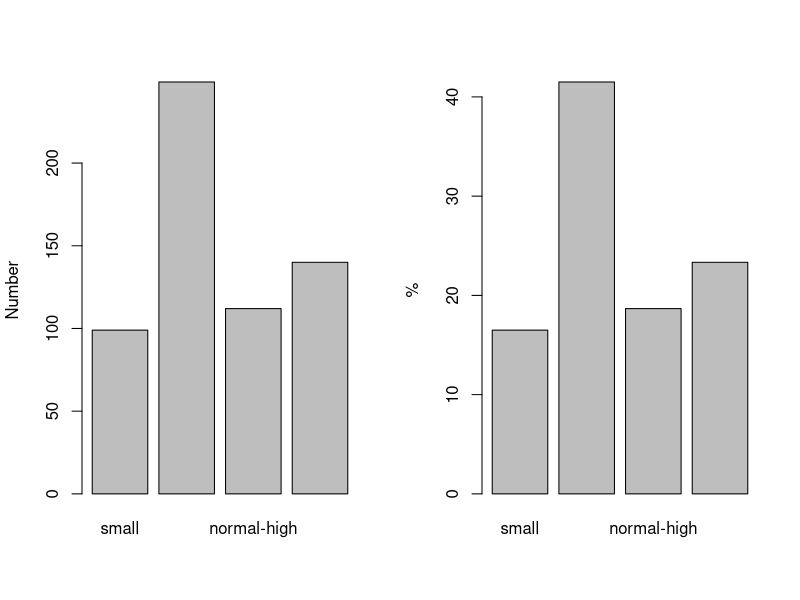
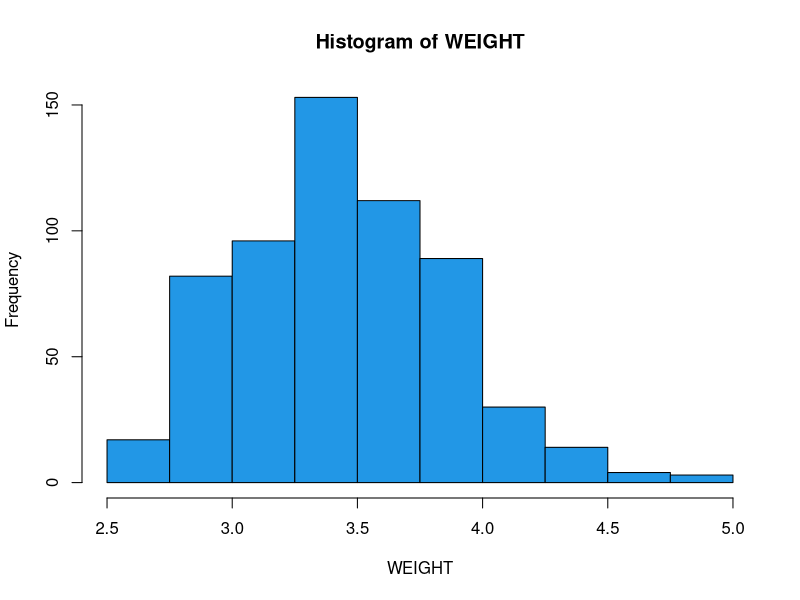

R code for these plots, in order: (Note: this script raises an error after producing the figures.)
rm(list=ls())

bf.dat <- read.csv("bfdataFORCLASS.csv")
summary(bf.dat[bf.dat$time==0,4:8])
sml.dat <- bf.dat[bf.dat$time==0,]
attach(sml.dat)

wt.grp <- cut(WEIGHT,c(2.5,3,3.5,3.75,5))
table(wt.grp)
round(table(wt.grp)/length(wt.grp)*100,1)
levels(wt.grp) <- c("small","normal-low","normal-high","big")

table(wt.grp[status==0])
sum(table(wt.grp[status==0]))
table(wt.grp[status==1])
sum(table(wt.grp[status==1]))


#postscript("bfBarPlot.eps",horiz=F)
par(mfrow=c(1,2))
barplot(table(wt.grp),ylab="Number") 
barplot(table(wt.grp)/length(wt.grp)*100,ylab="%") 
dev.off()

cbind(table(cut(WEIGHT,seq(2.5,5,.25))),round(as.vector(table(cut(WEIGHT,seq(2.5,5,.25)))/length(wt.grp)*100),1))
hist(WEIGHT,seq(2.5,5,.25),col=4)

col2 <- round(as.numeric(col1*100/sum(col1)),2)
cbind(col1,col2)
hist(left[tx==0],breaks=seq(20.5,25.5,.5),col=3,xlab="Left leg length -- controls",main="")

#postscript("bfHists.eps",horiz=F)
par(mfrow=c(2,2))
hist(WEIGHT,breaks=seq(2.5,5.1,.05),col=4,xlab="Birthweight",main="")
hist(WEIGHT,breaks=seq(2.5,5.1,.15),col=4,xlab="Birthweight",main="")
hist(WEIGHT,breaks=seq(2.5,5.1,.35),col=4,xlab="Birthweight",main="")
hist(WEIGHT,breaks=seq(2.5,5.5,.7),col=4,xlab="Birthweight",main="")
dev.off()

plot(rep(1,length(WEIGHT)),WEIGHT,
          xlab="",ylab="Birthweight",main="",axes=F,col=4)
axis(2) 

stem(WEIGHT)

x <- round(rnorm(15)*10)
sort(x)
stem(x)

boxplot(WEIGHT,ylab="Birthweight",col=3)
boxplot(WEIGHT~status,ylab="Birthweight",names=c("Control","Intervention"),col=c(7,4))

LLC.dens <- density(WEIGHT)
LLC.dens$x[LLC.dens$y==max(LLC.dens$y)]
plot(LLC.dens$x,LLC.dens$y,type="l",lwd=3,xlab="Leg Length",ylab="Proportion")
plot(LLC.dens$x,cumsum(LLC.dens$y)/sum(LLC.dens$y),type="l",lwd=3,xlab="Leg Length",ylab="Cumulative distribution")

#postscript("bfPDFs.eps",horiz=F)
par(mfrow=c(2,2))
LLC.dens <- density(WEIGHT,bw=.025)
plot(LLC.dens$x,LLC.dens$y,type="l",lwd=3,xlab="Leg Length",ylab="Proportion",main="bw=0.025")
LLC.dens <- density(WEIGHT,bw=.05)
plot(LLC.dens$x,LLC.dens$y,type="l",lwd=3,xlab="Leg Length",ylab="Proportion",main="bw=0.05")
LLC.dens <- density(WEIGHT)
plot(LLC.dens$x,LLC.dens$y,type="l",lwd=3,xlab="Leg Length",ylab="Proportion",main="Default bw")
LLC.dens <- density(WEIGHT,bw=.25)
plot(LLC.dens$x,LLC.dens$y,type="l",lwd=3,xlab="Leg Length",ylab="Proportion",main="bw=.25")
dev.off()


##### TWO VARIABLES

cbind(table(cut(WEIGHT[status==0],seq(2.5,5,.25))),round(as.vector(table(cut(WEIGHT[status==1],seq(2.5,5,.25)))),1))

stem(WEIGHT[status==0])
stem(WEIGHT[status==1])

#postscript("bfScatter1.eps",horiz=F)
plot(bf.dat$WEIGHT[bf.dat$time==0],bf.dat$WEIGHT[bf.dat$time==6],ylab="Weight at 6 months (kg)",xlab="Birthweight (kg)",col=4)
dev.off()
#postscript("bfScatter2.eps",horiz=F)
plot(bf.dat$WEIGHT[bf.dat$time==0],bf.dat$WEIGHT[bf.dat$time==6],ylab="Weight at 6 months (kg)",xlab="Birthweight (kg)",col=4)
lines(lowess(bf.dat$WEIGHT[bf.dat$time==0][!is.na(bf.dat$WEIGHT[bf.dat$time==6])],bf.dat$WEIGHT[bf.dat$time==6][!is.na(bf.dat$WEIGHT[bf.dat$time==6])]),col=4,lwd=2)
dev.off()
#postscript("bfScatter3.eps",horiz=F)
plot(bf.dat$WEIGHT[bf.dat$time==0 & bf.dat$status==0],bf.dat$WEIGHT[bf.dat$time==6 & bf.dat$status==0],ylab="Weight at 6 months (kg)",xlab="Birthweight (kg)",col=4)
points(bf.dat$WEIGHT[bf.dat$time==0 & bf.dat$status==1],bf.dat$WEIGHT[bf.dat$time==6 & bf.dat$status==1],col=3,pch=2)
legend(4.25,7,c("Control","Intervention"),col=c(3,4),pch=c(2,1))
dev.off()
#postscript("bfScatter4.eps",horiz=F)
plot(bf.dat$WEIGHT[bf.dat$time==0 & bf.dat$status==0],bf.dat$WEIGHT[bf.dat$time==6 & bf.dat$status==0],ylab="Weight at 6 months (kg)",xlab="Birthweight (kg)",col=4)
lines(lowess(bf.dat$WEIGHT[bf.dat$time==0 & bf.dat$status==0][!is.na(bf.dat$WEIGHT[bf.dat$time==6 & bf.dat$status==0])],
      bf.dat$WEIGHT[bf.dat$time==6 & bf.dat$status==0][!is.na(bf.dat$WEIGHT[bf.dat$time==6 & bf.dat$status==0])]),col=4,lwd=2)
points(bf.dat$WEIGHT[bf.dat$time==0 & bf.dat$status==1],bf.dat$WEIGHT[bf.dat$time==6 & bf.dat$status==1],col=3,pch=2)
lines(lowess(bf.dat$WEIGHT[bf.dat$time==0 & bf.dat$status==1][!is.na(bf.dat$WEIGHT[bf.dat$time==6 & bf.dat$status==1])],
      bf.dat$WEIGHT[bf.dat$time==6 & bf.dat$status==1][!is.na(bf.dat$WEIGHT[bf.dat$time==6 & bf.dat$status==1])]),col=3,lwd=2)
legend(4.25,7,c("Control","Intervention"),col=c(3,4),pch=c(2,1))
dev.off()


### time series
mean.wt <- c(mean(bf.dat$WEIGHT[bf.dat$time==0],na.rm=T),mean(bf.dat$WEIGHT[bf.dat$time==1],na.rm=T),
   mean(bf.dat$WEIGHT[bf.dat$time==2],na.rm=T),mean(bf.dat$WEIGHT[bf.dat$time==3],na.rm=T),
   mean(bf.dat$WEIGHT[bf.dat$time==6],na.rm=T),mean(bf.dat$WEIGHT[bf.dat$time==9],na.rm=T),
   mean(bf.dat$WEIGHT[bf.dat$time==12],na.rm=T))
age <- c(0,1,2,3,6,9,12)
#postscript("bfTime1.eps",horiz=F)
plot(age,mean.wt,type="l",lwd=2,ylab="Average weight",xlab="Age (months)")
dev.off()

mean.wt0 <- c(mean(bf.dat$WEIGHT[bf.dat$time==0 & bf.dat$status==0],na.rm=T),mean(bf.dat$WEIGHT[bf.dat$time==1 & bf.dat$status==0],na.rm=T),
   mean(bf.dat$WEIGHT[bf.dat$time==2 & bf.dat$status==0],na.rm=T),mean(bf.dat$WEIGHT[bf.dat$time==3 & bf.dat$status==0],na.rm=T),
   mean(bf.dat$WEIGHT[bf.dat$time==6 & bf.dat$status==0],na.rm=T),mean(bf.dat$WEIGHT[bf.dat$time==9 & bf.dat$status==0],na.rm=T),
   mean(bf.dat$WEIGHT[bf.dat$time==12 & bf.dat$status==0],na.rm=T))
mean.wt1 <- c(mean(bf.dat$WEIGHT[bf.dat$time==0 & bf.dat$status==1],na.rm=T),mean(bf.dat$WEIGHT[bf.dat$time==1 & bf.dat$status==1],na.rm=T),
   mean(bf.dat$WEIGHT[bf.dat$time==2 & bf.dat$status==1],na.rm=T),mean(bf.dat$WEIGHT[bf.dat$time==3 & bf.dat$status==1],na.rm=T),
   mean(bf.dat$WEIGHT[bf.dat$time==6 & bf.dat$status==1],na.rm=T),mean(bf.dat$WEIGHT[bf.dat$time==9 & bf.dat$status==1],na.rm=T),
   mean(bf.dat$WEIGHT[bf.dat$time==12 & bf.dat$status==1],na.rm=T))
#postscript("bfTime2.eps",horiz=F)
plot(age,mean.wt,type="n",ylab="Average weight",xlab="Age (months)")
lines(age,mean.wt0,lwd=2,col=3)
lines(age,mean.wt1,lwd=2,col=4)
dev.off()




#####
postscript("densities.eps",horiz=F)
par(mfrow=c(2,2))
x<-rgamma(500,.5,5)
x.dens <- density(x)
plot(x.dens$x,x.dens$y,type="l",lwd=3,xlab="x",ylab="Proportion")
abline(v=mean(x),col=2,lwd=3)
abline(v=median(x),col=4,lwd=3,lty=3)
abline(v=x.dens$x[x.dens$y==max(x.dens$y)],col=3,lwd=3,lty=2)
x<- -rexp(500,3)
x.dens <- density(x)
plot(x.dens$x,x.dens$y,type="l",lwd=3,xlab="x",ylab="Proportion")
abline(v=mean(x),col=2,lwd=3)
abline(v=median(x),col=4,lwd=3,lty=3)
abline(v=x.dens$x[x.dens$y==max(x.dens$y)],col=3,lwd=3,lty=2)
x<-rnorm(500)
x.dens <- density(x)
plot(x.dens$x,x.dens$y,type="l",lwd=3,xlab="x",ylab="Proportion")
abline(v=mean(x),col=2,lwd=3)
abline(v=median(x),col=4,lwd=3,lty=3)
abline(v=x.dens$x[x.dens$y==max(x.dens$y)],col=3,lwd=3,lty=2)
x<-c(rnorm(250,0,1),rnorm(250,2.5,.65))
x.dens <- density(x)
plot(x.dens$x,x.dens$y,type="l",lwd=3,xlab="x",ylab="Proportion")
dev.off()

postscript("transform.eps",horiz=F)
par(mfrow=c(2,2))
x<-rnorm(10000,1,.5)
x.dens <- density(exp(x))
plot(x.dens$x,x.dens$y,type="l",lwd=3,xlab="x",ylab="Proportion")
abline(v=mean(exp(x)),col=2,lwd=3)
abline(v=median(exp(x)),col=4,lwd=3,lty=3)
x.dens <- density(x)
plot(x.dens$x,x.dens$y,type="l",lwd=3,xlab="Log x",ylab="Proportion")
abline(v=mean(x),col=2,lwd=3)
abline(v=median(x),col=4,lwd=3,lty=3)
#dev.off()
#postscript("transform.eps",horiz=F)
#par(mfrow=c(1,2))
x<-rgamma(10000,10,4)
x.dens <- density(x)
plot(x.dens$x,x.dens$y,type="l",lwd=3,xlab="x",ylab="Proportion")
abline(v=mean(x),col=2,lwd=3)
abline(v=median(x),col=4,lwd=3,lty=3)
x.dens <- density(log(x))
plot(x.dens$x,x.dens$y,type="l",lwd=3,xlab="Log x",ylab="Proportion")
abline(v=mean(log(x)),col=2,lwd=3)
abline(v=median(log(x)),col=4,lwd=3,lty=3)
dev.off()



##### Variance example:
x1 <-c(0,0,0,1,1,1,1,4,4)
x2 <-c(0,0,0,2,2,2,2,8,8)
postscript("VarianceEg2.eps",horiz=F)
par(mfrow=c(1,2))
hist(x1,breaks=seq(0,8.5,.5),xlab="Divisor of n",main="")
abline(v=8/3,col=4,lwd=3)
abline(v=mean(x1),col=2,lwd=3,lty=2)
hist(x2,breaks=seq(0,8.5,.5),xlab="Divisor of n-1",main="")
abline(v=8/3,col=4,lwd=3)
abline(v=mean(x2),col=2,lwd=3,lty=2)
dev.off()


##### Normals

postscript("TwoNormals-equalProb.eps",horiz=F)
par(mfrow=c(1,2))
x2 <- rnorm(50000)
dens.x2 <- density(x2)
plot(dens.x2,xlab="",main="",lwd=3)
ploy.xvals <- c(dens.x2$x[length(dens.x2$x)],dens.x2$x[length(dens.x2$x):(length(dens.x2$x)-sum(dens.x2$x>2.31)+1)],dens.x2$x[(length(dens.x2$x)-sum(dens.x2$x>2.31)+1)],dens.x2$x[(length(dens.x2$x)-sum(dens.x2$x>2.31)+1)])
ploy.yvals <- c(0,dens.x2$y[length(dens.x2$x):(length(dens.x2$x)-sum(dens.x2$x>2.31)+1)],dens.x2$y[(length(dens.x2$x)-sum(dens.x2$x>2.31)+1)],0)
polygon(ploy.xvals,ploy.yvals,col=4)
dens.x2 <- density(100+13*x2)
plot(dens.x2,xlab="",main="",lwd=3)
ploy.xvals <- c(dens.x2$x[length(dens.x2$x)],dens.x2$x[length(dens.x2$x):(length(dens.x2$x)-sum(dens.x2$x>130)+1)],dens.x2$x[(length(dens.x2$x)-sum(dens.x2$x>130)+1)],dens.x2$x[(length(dens.x2$x)-sum(dens.x2$x>130)+1)])
ploy.yvals <- c(0,dens.x2$y[length(dens.x2$x):(length(dens.x2$x)-sum(dens.x2$x>130)+1)],dens.x2$y[(length(dens.x2$x)-sum(dens.x2$x>130)+1)],0)
polygon(ploy.xvals,ploy.yvals,col=4)
dev.off()

1-pnorm(2.31)